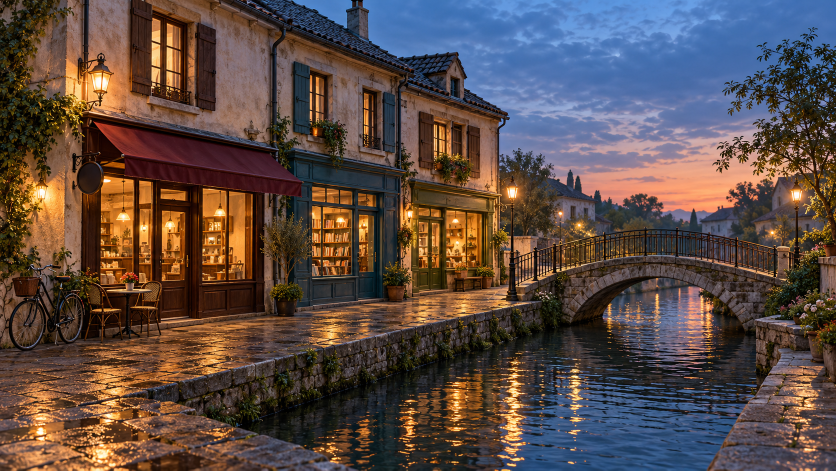
#> input picture projects/0003-ai-wide-area-modeling/assets/canal-single-vggt/reference.png, 1672 x 941 px (shown at 1/2 size)
$ python check_correspondence.py
#> lines starting #> are read from the running program, lines starting #| are printed output that depends on the picture
"""2D-only correspondence screening. No camera pose solving or 3D reconstruction.

F is fitted on a spatially split subset of tentative SIFT matches. Held-out
residuals screen matching/image inconsistencies; they are not ground-truth
geometry errors. A good F may also fit planar/degenerate data.
"""
import hashlib
import json
from pathlib import Path

import cv2
import numpy as np

PROJECT = Path(__file__).resolve().parents[2]
ASSETS = PROJECT / "assets" / "canal-imagegen-multiview"
FILES = {
    "original": PROJECT / "assets" / "canal-single-vggt" / "reference.png",
    "left": ASSETS / "left-v1.png",
    "right": ASSETS / "right-v1.png",
}
PAIR_MATCHES = {}


def sampson_pixels(fundamental, points_a, points_b):
    a = np.column_stack((points_a, np.ones(len(points_a))))
    b = np.column_stack((points_b, np.ones(len(points_b))))
    fa = a @ fundamental.T
    fb = b @ fundamental
    numerator = np.sum(b * fa, axis=1) ** 2
    denominator = fa[:, 0] ** 2 + fa[:, 1] ** 2 + fb[:, 0] ** 2 + fb[:, 1] ** 2
    return np.sqrt(numerator / np.maximum(denominator, 1e-20))


def prepare(path):
    image = cv2.imread(str(path))
    if image is None:
        raise RuntimeError(f"Cannot read {path}")
    height, width = image.shape[:2]
    mask = np.zeros((height, width), np.uint8)
    # Broad architecture and bridge regions; these are not semantic truth masks.
    # Avoid most sky, water reflections and trees when comparing image geometry.
    for x0, y0, x1, y1 in [(0.035, 0.20, 0.60, 0.70), (0.62, 0.49, 0.94, 0.69)]:
        mask[int(y0 * height):int(y1 * height), int(x0 * width):int(x1 * width)] = 255
    keypoints, descriptors = cv2.SIFT_create(nfeatures=7000).detectAndCompute(
        cv2.cvtColor(image, cv2.COLOR_BGR2GRAY), mask
    )
    points = np.float64([point.pt for point in keypoints])
    return image.shape[:2], points, descriptors


def pair(name_a, name_b, prepared):
    shape_a, points_a, desc_a = prepared[name_a]
    shape_b, points_b, desc_b = prepared[name_b]
    matcher = cv2.BFMatcher(cv2.NORM_L2)
    forward = matcher.knnMatch(desc_a, desc_b, k=2)
    backward = matcher.knnMatch(desc_b, desc_a, k=2)
    reverse = {m.queryIdx: m.trainIdx for m, n in backward if m.distance < 0.72 * n.distance}
    matches = [m for m, n in forward if m.distance < 0.72 * n.distance
               and reverse.get(m.trainIdx) == m.queryIdx]
    PAIR_MATCHES[(name_a, name_b)] = {m.queryIdx: m.trainIdx for m in matches}
    a = np.float64([points_a[m.queryIdx] for m in matches])
    b = np.float64([points_b[m.trainIdx] for m in matches])
    # Deterministic spatial block split, not an independent observed-view test.
    blocks = np.floor(a / 64).astype(int)
    is_test = ((blocks[:, 0] + 2 * blocks[:, 1]) % 3) == 0
    train = ~is_test
    cv2.setRNGSeed(20261116)
    f, mask = cv2.findFundamentalMat(a[train], b[train], cv2.USAC_MAGSAC,
                                    1.5, 0.999, 10000)
    h, hmask = cv2.findHomography(a[train], b[train], cv2.USAC_MAGSAC,
                                 3.0, maxIters=10000, confidence=0.999)
    if f is None or f.shape != (3, 3):
        return {"pair": [name_a, name_b], "mutual_ratio_matches": len(matches),
                "status": "no fundamental fit"}
    error = sampson_pixels(f, a, b)
    test_error = error[is_test]
    prediction = cv2.perspectiveTransform(a.reshape(-1, 1, 2), h).reshape(-1, 2)
    herror = np.linalg.norm(prediction - b, axis=1)
    report = {
        "pair": [name_a, name_b],
        "mutual_ratio_matches": len(matches),
        "fit_matches": int(train.sum()),
        "held_out_matches": int(is_test.sum()),
        "fundamental_fit_inlier_fraction": float(mask.mean()),
        "held_out_sampson_median_px": float(np.median(test_error)),
        "held_out_sampson_p90_px": float(np.percentile(test_error, 90)),
        "held_out_fraction_within_1_5px": float(np.mean(test_error <= 1.5)),
        "held_out_fraction_over_5px": float(np.mean(test_error > 5)),
        "homography_fit_inlier_fraction": float(hmask.mean()),
        "held_out_homography_median_px": float(np.median(herror[is_test])),
        "fundamental_matrix": f.tolist(),
        "regional_screening": {},
    }
    for region, selection in {
        "architecture_rectangle": a[:, 0] < shape_a[1] * 0.62,
        "bridge_rectangle": a[:, 0] >= shape_a[1] * 0.62,
    }.items():
        held = selection & is_test
        report["regional_screening"][region] = {
            "tentative_matches": int(selection.sum()),
            "held_out_matches": int(held.sum()),
            "held_out_median_px": float(np.median(error[held])) if held.any() else None,
        }
    # Save actual sparse matches for optional independent inspection.
    np.savez(ASSETS / f"matches-{name_a}-{name_b}.npz", a=a, b=b,
             held_out=is_test, sampson_error=error)
    return report


def main():
    prepared = {name: prepare(path) for name, path in FILES.items()}
#> in prepare, image is the input picture: shape (941, 1672, 3); mean B, G, R 69.9, 75.4, 91.6
#> in prepare, `keypoints, descriptors = cv2.SIFT_create(nfeatures=7000).detectAndComp..`: keypoints = 2618 keypoints; strongest (x, y, size): (729, 272, 1.9), (142, 239, 2), (1081, 595, 1.9), (1104, 537, 1.9)
#> in prepare, `points = np.float64([point.pt for point in keypoints])`: points = 2618 pairs, first value 58 to 1569.9, second value 187.5 to 657.3
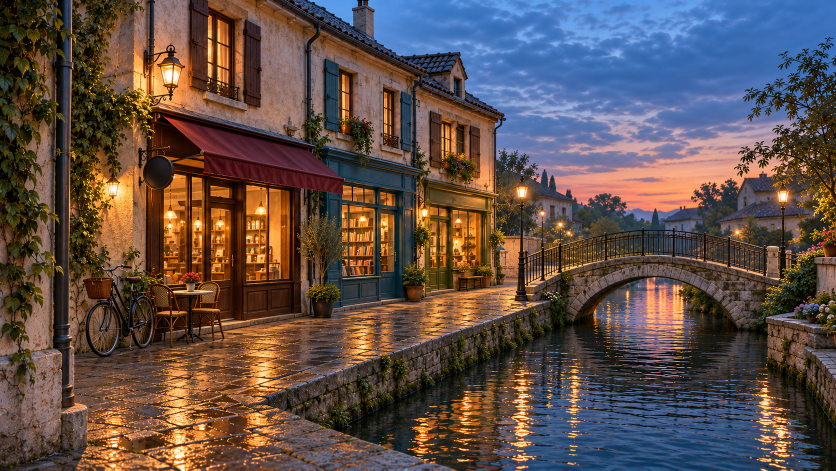
#> input picture projects/0003-ai-wide-area-modeling/assets/canal-imagegen-multiview/left-v1.png, 1672 x 941 px (shown at 1/2 size)
#> in prepare, image is the input picture: shape (941, 1672, 3); mean B, G, R 72.9, 79.1, 95.4
#> in prepare (call 2), `keypoints, descriptors = cv2.SIFT_create(nfeatures=7000).detectAndComp..`: keypoints = 2765 keypoints; strongest (x, y, size): (1108, 591, 2), (273, 189, 2), (435, 642, 1.9), (1116, 535, 2.1)
#> in prepare (call 2), `points = np.float64([point.pt for point in keypoints])`: points = 2765 pairs, first value 58.01 to 1570.4, second value 187.5 to 657.1
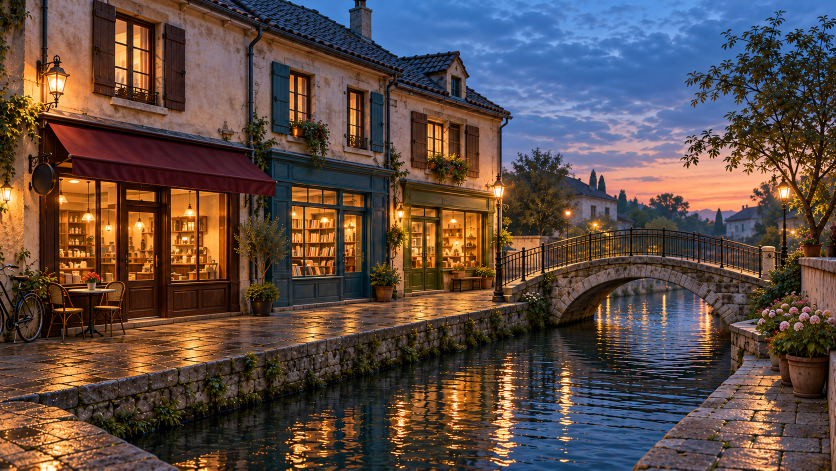
#> input picture projects/0003-ai-wide-area-modeling/assets/canal-imagegen-multiview/right-v1.png, 1671 x 941 px (shown at 1/2 size)
#> in prepare, image is the input picture: shape (941, 1671, 3); mean B, G, R 68.7, 75.5, 92.5
#> in prepare (call 3), `keypoints, descriptors = cv2.SIFT_create(nfeatures=7000).detectAndComp..`: keypoints = 2506 keypoints; strongest (x, y, size): (81, 575, 2.1), (1073, 599, 1.9), (112, 213, 2.9), (604, 521, 2.6)
#> in prepare (call 3), `points = np.float64([point.pt for point in keypoints])`: points = 2506 pairs, first value 57.55 to 1569.2, second value 187.5 to 657.1
#> prepared = 3 items
    report = {
        "method": "2D mutual SIFT matching, ratio 0.72; spatial 2/3 fit, 1/3 check; F and H RANSAC",
        "opencv_version": cv2.__version__,
        "no_3d_reconstruction": True,
        "no_model_files_modified": True,
        "limitations": [
            "Tentative feature matches can be incorrect, especially repeated windows or generated textures.",
            "A low fundamental residual is necessary only for reliable rigid point correspondences, not sufficient to prove a shared 3D world.",
            "Large homography support or near-zero baseline can make the test degenerate.",
            "Generated views and assumed camera instructions are not independent geometric ground truth.",
            "No real camera intrinsics/extrinsics, depth, metric scale or hidden surfaces are verified.",
            "Near-horizontal epipolar lines are insensitive to horizontal shape edits; this screen cannot certify rigid geometry.",
        ],
        "images": {name: {"path": str(path), "shape_hw": list(prepared[name][0]),
                           "sha256": hashlib.sha256(path.read_bytes()).hexdigest(),
                           "sift_keypoints": len(prepared[name][1])}
                   for name, path in FILES.items()},
        "pairs": [pair(a, b, prepared) for a, b in
                  [("original", "left"), ("original", "right"), ("left", "right")]],
    }
#> in pair, `shape_a, points_a, desc_a = prepared[name_a]`: shape_a = (941, 1672); points_a = 2618 pairs, first value 58 to 1569.9, second value 187.5 to 657.3
#> in pair, `shape_b, points_b, desc_b = prepared[name_b]`: shape_b = (941, 1672); points_b = 2765 pairs, first value 58.01 to 1570.4, second value 187.5 to 657.1
#> in pair, `forward = matcher.knnMatch(desc_a, desc_b, k=2)`: forward = 2618 matches
#> in pair, `backward = matcher.knnMatch(desc_b, desc_a, k=2)`: backward = 2765 matches
#> in pair, `reverse = {m.queryIdx: m.trainIdx for m, n in backward if m.distance <..`: reverse = 200 items
#> in pair, `matches = [m for m, n in forward if m.distance < 0.72 * n.distance and..`: matches = 145 matches
#> in pair, `a = np.float64([points_a[m.queryIdx] for m in matches])`: a = 145 pairs, first value 58.92 to 1505.7, second value 194.7 to 638.4
#> in pair, `b = np.float64([points_b[m.trainIdx] for m in matches])`: b = 145 pairs, first value 108.1 to 1489.1, second value 194.1 to 640.3
#> in pair, `blocks = np.floor(a / 64).astype(int)`: blocks = 145 pairs, first value 0 to 23, second value 3 to 9
#> in pair, `f, mask = cv2.findFundamentalMat(a[train], b[train], cv2.USAC_MAGSAC, ..`: f = [[-1.38e-09, -7.53e-08, 1.49e-05], [2.42e-07, -1.63e-07, 0.00312], [-0.000102, -0.00314, 0.0562]]; mask = 99 values, max 1 at index 0, min 0 at index 14, mean 0.899
#> in pair, `h, hmask = cv2.findHomography(a[train], b[train], cv2.USAC_MAGSAC, 3.0..`: h = [[0.855, -0.0179, 158.8], [0.0183, 1, -14.23], [2.4e-05, -2.17e-05, 1]]; hmask = 99 values, max 1 at index 0, min 0 at index 2, mean 0.465
#> in sampson_pixels, `a = np.column_stack((points_a, np.ones(len(points_a))))`: a = 145 rows, first 8: [819.6, 417.3, 1], [814.9, 414.4, 1], [1126.6, 538.2, 1], [808.5, 413.9, 1], [1002.2, 567.9, 1], [1002.2, 567.9, 1], [804.1, 517, 1], [1000.3, 247, 1]
#> in sampson_pixels, `b = np.column_stack((points_b, np.ones(len(points_b))))`: b = 145 rows, first 8: [848.9, 414.2, 1], [844.1, 411.1, 1], [1134, 537.2, 1], [838.3, 411.1, 1], [994.7, 567.4, 1], [994.7, 567.4, 1], [837.2, 516.2, 1], [993.2, 248.7, 1]
#> in sampson_pixels, `fa = a @ fundamental.T`: fa = 145 rows, first 8: [-1.76e-05, 0.00325, -1.34], [-1.74e-05, 0.00325, -1.33], [-2.72e-05, 0.00331, -1.75], [-1.74e-05, 0.00325, -1.32], [-2.92e-05, 0.00327, -1.83], [-2.92e-05, 0.00327, -1.83], [-2.51e-05, 0.00323, -1.65], [-5.07e-06, 0.00332, -0.82]
#> in sampson_pixels, `fb = b @ fundamental`: fb = 145 rows, first 8: [-3.06e-06, -0.00327, 1.36], [-3.82e-06, -0.00327, 1.35], [2.63e-05, -0.00331, 1.75], [-3.79e-06, -0.00327, 1.35], [3.38e-05, -0.0033, 1.84], [3.38e-05, -0.0033, 1.84], [2.16e-05, -0.00328, 1.68], [-4.33e-05, -0.00325, 0.848]
#> in sampson_pixels, `numerator = np.sum(b * fa, axis=1) ** 2`: numerator = 145 values, max 0.0875 at index 64, min 9.24e-10 at index 123, mean 0.000625
#> in sampson_pixels, `denominator = fa[:, 0] ** 2 + fa[:, 1] ** 2 + fb[:, 0] ** 2 + fb[:, 1]..`: denominator = 145 values, max 2.27e-05 at index 89, min 1.98e-05 at index 88, mean 2.1e-05
#> in pair, `error = sampson_pixels(f, a, b)`: error = 145 values, max 66.15 at index 64, min 0.00659 at index 123, mean 1.05
#> in pair, `test_error = error[is_test]`: test_error = 46 values, max 1.76 at index 31, min 0.0102 at index 11, mean 0.428
#> in pair, `prediction = cv2.perspectiveTransform(a.reshape(-1, 1, 2), h).reshape(..`: prediction = 145 pairs, first value 203.6 to 1403, second value 193 to 636.2
#> in pair, `herror = np.linalg.norm(prediction - b, axis=1)`: herror = 145 values, max 315.2 at index 64, min 0.304 at index 33, mean 12.43
#> the loop in pair, `for region, selection in { "architecture_rectangle": a[:, 0] < shape_a..` made 2 passes
#> after the loop in pair, `for region, selection in {`: report = 13 items
#> in pair (call 2), `backward = matcher.knnMatch(desc_b, desc_a, k=2)`: backward = 2506 matches
#> in pair (call 2), `matches = [m for m, n in forward if m.distance < 0.72 * n.distance and..`: matches = 279 matches
#> in sampson_pixels (call 2), `a = np.column_stack((points_a, np.ones(len(points_a))))`: a = 279 rows, first 8: [822.3, 337.6, 1], [820.2, 493.6, 1], [819.8, 427.8, 1], [819.6, 417.3, 1], [818.1, 450.9, 1], [817.8, 441.6, 1], [816.9, 500.1, 1], [814.9, 414.4, 1]
#> in sampson_pixels (call 2), `b = np.column_stack((points_b, np.ones(len(points_b))))`: b = 279 rows, first 8: [802.6, 338.2, 1], [803.4, 490.1, 1], [801.3, 427.7, 1], [801.3, 417.2, 1], [800.1, 450.8, 1], [800.2, 440.8, 1], [799.4, 499.5, 1], [796.3, 414, 1]
#> in sampson_pixels (call 2), `fa = a @ fundamental.T`: fa = 279 rows, first 8: [4.62e-05, -0.00311, 1.01], [-1.35e-05, -0.00311, 1.55], [1.17e-05, -0.00311, 1.32], [1.57e-05, -0.00311, 1.28], [2.86e-06, -0.00311, 1.4], [6.42e-06, -0.00311, 1.37], [-1.59e-05, -0.00311, 1.57], [1.68e-05, -0.00311, 1.28]
#> in sampson_pixels (call 2), `fb = b @ fundamental`: fb = 279 rows, first 8: [-5.98e-05, 0.00312, -1.01], [1.33e-05, 0.00312, -1.54], [-1.67e-05, 0.00312, -1.32], [-2.18e-05, 0.00312, -1.28], [-5.59e-06, 0.00312, -1.4], [-1.04e-05, 0.00312, -1.37], [1.79e-05, 0.00312, -1.57], [-2.33e-05, 0.00312, -1.27]
#> the loop in pair (call 2), `for region, selection in { "architecture_rectangle": a[:, 0] < shape_a..` made 2 passes
#> in pair (call 3), `forward = matcher.knnMatch(desc_a, desc_b, k=2)`: forward = 2765 matches
#> in pair (call 3), `matches = [m for m, n in forward if m.distance < 0.72 * n.distance and..`: matches = 100 matches
#> in sampson_pixels (call 3), `a = np.column_stack((points_a, np.ones(len(points_a))))`: a = 100 rows, first 8: [1463.7, 534, 1], [1489.1, 579.8, 1], [1353.7, 513.4, 1], [1255, 586.9, 1], [1255, 586.9, 1], [1212, 513.4, 1], [1158.5, 552.7, 1], [1145.9, 570, 1]
#> in sampson_pixels (call 3), `b = np.column_stack((points_b, np.ones(len(points_b))))`: b = 100 rows, first 8: [1450.7, 536.1, 1], [1476.9, 585, 1], [1333.9, 514.2, 1], [1328.1, 593.7, 1], [1328.1, 593.7, 1], [1180.5, 514.1, 1], [1126.5, 554.4, 1], [1113.9, 572.3, 1]
#> in sampson_pixels (call 3), `fa = a @ fundamental.T`: fa = 100 rows, first 8: [3.78e-05, -0.0029, 1.5], [4.67e-05, -0.0029, 1.63], [3.42e-05, -0.00292, 1.45], [4.9e-05, -0.00292, 1.66], [4.9e-05, -0.00292, 1.66], [3.47e-05, -0.00293, 1.46], [4.26e-05, -0.00293, 1.58], [4.61e-05, -0.00293, 1.63]
#> in sampson_pixels (call 3), `fb = b @ fundamental`: fb = 100 rows, first 8: [-3.94e-05, 0.00308, -1.59], [-3.54e-05, 0.00309, -1.74], [-4.08e-05, 0.00306, -1.52], [-3.42e-05, 0.00306, -1.76], [-3.42e-05, 0.00306, -1.76], [-4.03e-05, 0.00303, -1.51], [-3.67e-05, 0.00302, -1.63], [-3.52e-05, 0.00302, -1.68]
    original_left = PAIR_MATCHES[("original", "left")]
#> original_left = 145 items
    original_right = PAIR_MATCHES[("original", "right")]
#> original_right = 279 items
    left_right = PAIR_MATCHES[("left", "right")]
#> left_right = 100 items
    common = set(original_left) & set(original_right)
#> common = 52 items
    closed = [point for point in common
              if left_right.get(original_left[point]) == original_right[point]]
#> closed = 34 values, max 2609 at index 8, min 16 at index 0, mean 1564.2
    report["three_view_match_cycles"] = {
        "original_keypoints_matched_to_both": len(common),
        "also_closed_by_direct_left_right_matching": len(closed),
        "meaning": "2D descriptor track agreement only; no 3D point or pose was reconstructed.",
    }
    (ASSETS / "correspondence-report.json").write_text(
        json.dumps(report, indent=2, ensure_ascii=False), encoding="utf-8")
    print(json.dumps({"pairs": report["pairs"]}, indent=2))
#> (printed output is left out)


if __name__ == "__main__":
    main()
